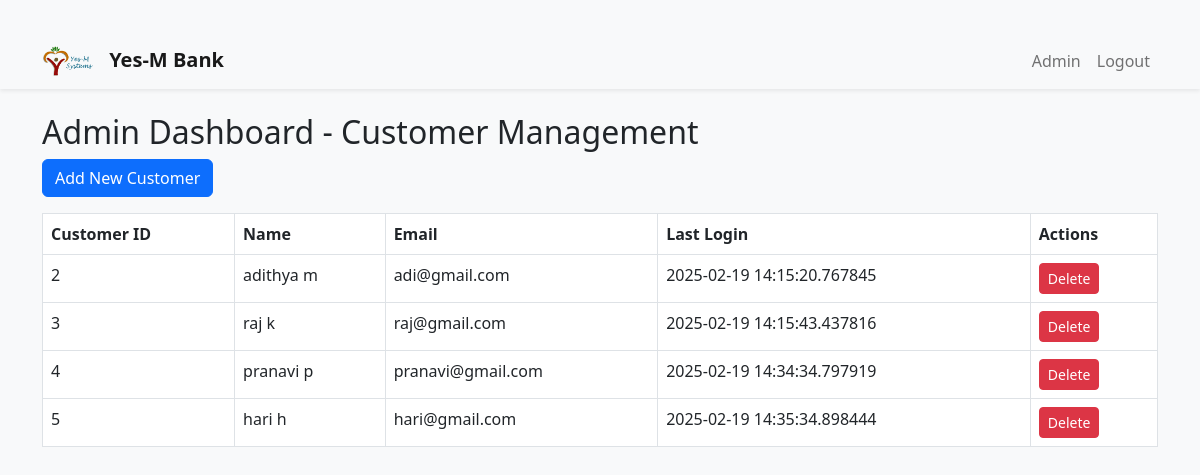
The app's page /admin/dashboard (signed in) with its own data.
### app/models.py (models this page shows)
class User(UserMixin, db.Model):
    id = db.Column(db.Integer, primary_key=True)
    role = db.Column(db.String(10), nullable=False, default="customer")
    username = db.Column(db.String(64), unique=True, nullable=False)
    email = db.Column(db.String(120), unique=True, nullable=False)
    password = db.Column(db.String(128), nullable=False)
    first_name = db.Column(db.String(50))
    last_name = db.Column(db.String(50))
    last_login = db.Column(db.DateTime, default=datetime.utcnow)
    accounts = db.relationship('Account', backref='owner', lazy=True)

### app/admin.py (the view)
@admin_bp.route("/dashboard")
@login_required
@admin_required
def admin_dashboard():
    customers = User.query.filter_by(role="customer").all()
    return render_template("admin_dashboard.html", customers=customers)

### app/admin.py (called while the page is built)
def admin_required(func):
    from functools import wraps
    @wraps(func)
    def decorated_view(*args, **kwargs):
        if current_user.role != "admin":
            flash("Admin access required.", "danger")
            return redirect(url_for("dashboard.dashboard"))
        return func(*args, **kwargs)
    return decorated_view

### app/models.py (called while the page is built)
@login_manager.user_loader
def load_user(user_id):
    return User.query.get(int(user_id))

### templates/admin_dashboard.html (shortened to what this page needs)
{% extends "base.html" %}
{% block content %}
<h2>Admin Dashboard - Customer Management</h2>
{% if add_customer %}
  <h4>Add New Customer</h4>
  <form method="POST" action="{{ url_for('admin.add_customer') }}">
    <div class="mb-3">
      <label for="first_name" class="form-label">First Name</label>
      <input type="text" class="form-control" id="first_name" name="first_name" required>
    </div>
    <div class="mb-3">
      <label for="last_name" class="form-label">Last Name</label>
      <input type="text" class="form-control" id="last_name" name="last_name" required>
    </div>
    <div class="mb-3">
      <label for="username" class="form-label">Username</label>
      <input type="text" class="form-control" id="username" name="username" required>
    </div>
    <div class="mb-3">
      <label for="email" class="form-label">Email</label>
      <input type="email" class="form-control" id="email" name="email" required>
    </div>
    <div class="mb-3">
      <label for="password" class="form-label">Initial Password</label>
      <input type="password" class="form-control" id="password" name="password" required>
    </div>
    <button type="submit" class="btn btn-success">Add Customer</button>
  </form>
{% else %}
  <a href="{{ url_for('admin.add_customer') }}" class="btn btn-primary mb-3">Add New Customer</a>
  <table class="table table-bordered">
    <thead>
      <tr>
        <th>Customer ID</th>
        <th>Name</th>
        <th>Email</th>
        <th>Last Login</th>
        <th>Actions</th>
      </tr>
    </thead>
    <tbody>
      {% for customer in customers %}
      <tr>
        <td>{{ customer.id }}</td>
        <td>{{ customer.first_name }} {{ customer.last_name }}</td>
        <td>{{ customer.email }}</td>
        <td>{{ customer.last_login }}</td>
        <td>
          <form method="POST" action="{{ url_for('admin.delete_customer', customer_id=customer.id) }}" style="display:inline;">
            <button type="submit" class="btn btn-danger btn-sm">Delete</button>
          </form>
        </td>
      </tr>
      {% endfor %}
    </tbody>
  </table>
{% endif %}
{% endblock %}

### templates/base.html (shortened to what this page needs)
<!DOCTYPE html>
<html lang="en">
<head>
  <link rel="stylesheet" href="{{ url_for('static', filename='css/styles.css') }}">
  <link rel="stylesheet" href="https://cdn.jsdelivr.net/npm/bootstrap@5.2.3/dist/css/bootstrap.min.css">
</head>
<body>
    <nav class="navbar navbar-expand-lg navbar-light bg-light shadow-sm">
        <div class="container">
          <a class="navbar-brand" href="#">
            <img src="{{ url_for('static', filename='images/logo.png') }}" alt="YesM Bank Logo" height="30" class="d-inline-block align-text-top">
            {{ config.SITE_NAME or "Yes-M Bank" }}
          </a>
          <div class="collapse navbar-collapse" id="navbarNav">
            <ul class="navbar-nav ms-auto">
              {% if current_user.is_authenticated %}
                {% if current_user.role == 'admin' %}
                  <li class="nav-item">
                    <a class="nav-link" href="{{ url_for('admin.admin_dashboard') }}">Admin</a>
                  </li>
                {% endif %}
                <li class="nav-item">
                  <a class="nav-link" href="{{ url_for('auth.logout') }}">Logout</a>
                </li>
              {% else %}
                <li class="nav-item">
                  <a class="nav-link" href="{{ url_for('auth.login') }}">Login</a>
                </li>
              {% endif %}
            </ul>
          </div>
        </div>
      </nav>
  <div class="container mt-4">
    {% block content %}{% endblock %}
  </div>
</body>
</html>

### static/css/styles.css (style rules this page uses)
body { background-color: #f8f9fa; }
.navbar-brand { font-weight: bold; font-size: 1.5rem; }
.container { margin-top: 2rem; }
table { background-color: #ffffff; }

### templates/base.html (style rules this page uses)
body { background-color: #f8f9fa; }
.navbar-brand img { margin-right: 10px; }

### records on screen
User: id "2", first_name "adithya", last_name "m", email "adi@gmail.com", last_login "2025-02-19 14:15:20.767845"
User: id "3", first_name "raj", last_name "k", email "raj@gmail.com", last_login "2025-02-19 14:15:43.437816"
User: id "4", first_name "pranavi", last_name "p", email "pranavi@gmail.com", last_login "2025-02-19 14:34:34.797919"
User: id "5", first_name "hari", last_name "h", email "hari@gmail.com", last_login "2025-02-19 14:35:34.898444"

### other values on screen
{{ config.SITE_NAME or "Yes-M Bank" }} "Yes-M Bank"
